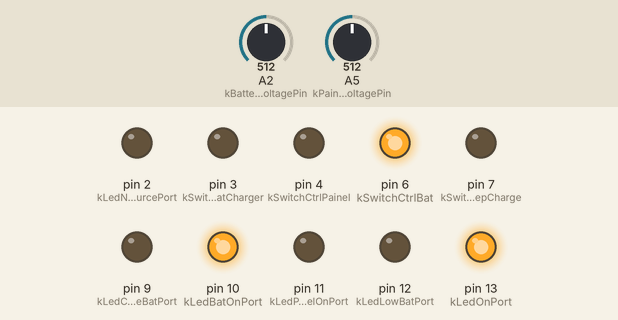
Recording of a sketch running on a simulated Arduino Uno, built with avr-gcc and run on an emulated ATmega328P. Parts: output pins drawn as LEDs (lit = HIGH). Dashed ring = blinking. Inputs (shaded band) come from the test bench; at power-on: A2 (kBatteryCtrlVoltagePin) = 512, A5 (kPainelCtrlVoltagePin) = 512.

Above: at 1.2 s.
1.3 s: A2 (kBatteryCtrlVoltagePin) set to 393
2.8 s: A2 (kBatteryCtrlVoltagePin) set to 371
At 3.4 s:
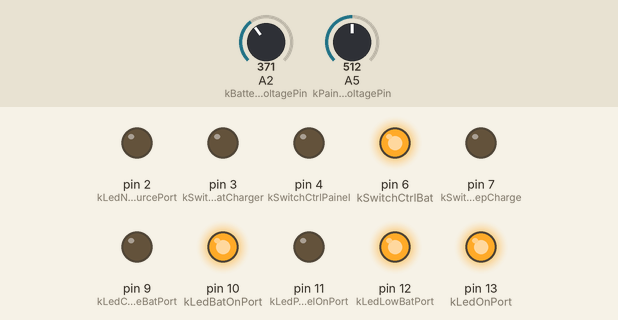
4.4 s: A2 (kBatteryCtrlVoltagePin) set to 306
At 4.9 s:
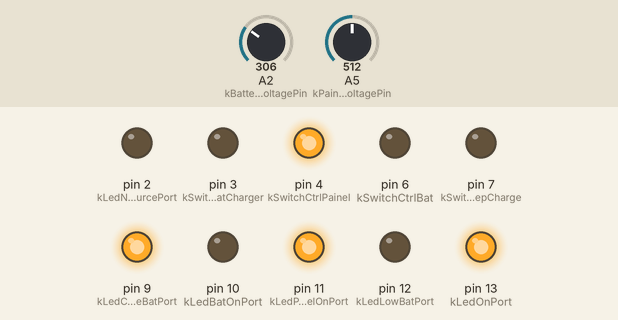
6.1 s: A5 (kPainelCtrlVoltagePin) set to 374
7.6 s: A5 (kPainelCtrlVoltagePin) set to 351
At 10.2 s:
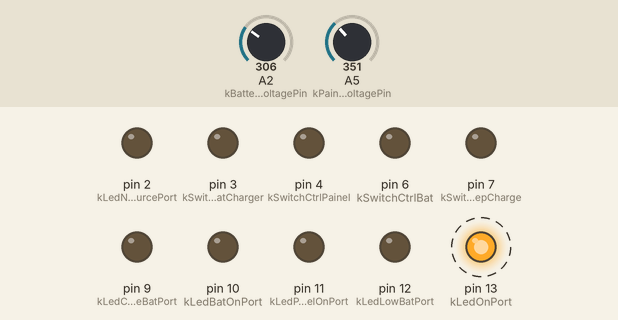
10.6 s: A5 (kPainelCtrlVoltagePin) set to 511
At 12.58 s:
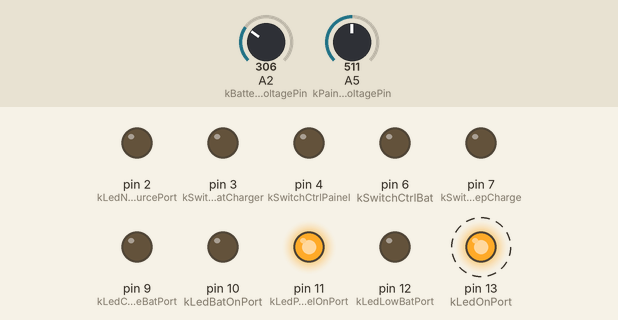
Timing chart, 0 to 14.1 s (numbered marks = the images above; inputs shaded):
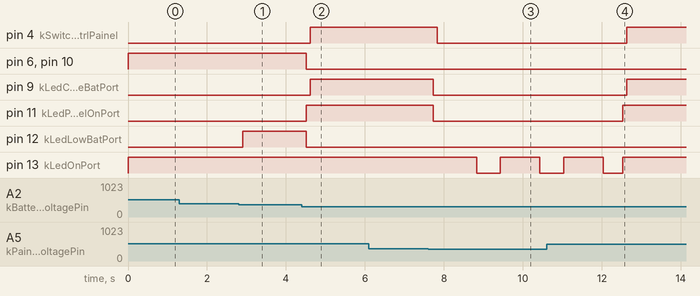

Measured:
- the behaviour switches between 384 and 383 on A2 (kBatteryCtrlVoltagePin) (found by bisection; images 0 and 1)
- the behaviour switches between 360 and 359 on A5 (kPainelCtrlVoltagePin) (found by bisection; images 2 and 3)
- after the input at 1.3 s, every drawn part: stays the same
- after the input at 2.8 s, pin 12 (kLedLowBatPort): LOW → HIGH after 0.11 s
- after the input at 4.4 s, pin 4 (kSwitchCtrlPainel), pin 9 (kLedChargeBatPort): LOW → HIGH after 0.22 s; pin 6 (kSwitchCtrlBat), pin 10 (kLedBatOnPort), pin 12 (kLedLowBatPort): HIGH → LOW after 0.12 s; pin 11 (kLedPainelOnPort): LOW → HIGH after 0.12 s
- after the input at 6.1 s, every drawn part: stays the same
- after the input at 7.6 s, pin 4 (kSwitchCtrlPainel): HIGH → LOW after 0.23 s; pin 9 (kLedChargeBatPort), pin 11 (kLedPainelOnPort): HIGH → LOW after 0.13 s; pin 13 (kLedOnPort): HIGH → LOW after 1.2 s, → HIGH 0.60 s later, → LOW 1.0 s later
- after the input at 10.6 s, pin 4 (kSwitchCtrlPainel), pin 9 (kLedChargeBatPort): LOW → HIGH after 2.0 s; pin 11 (kLedPainelOnPort): LOW → HIGH after 1.9 s

The sketch:

ticaf_batpainelctrl_sketch.ino
```cpp
// (licence header left out)
#define V_BAT_NOMINAL       8800L
#define V_BAT_MINIMAL       7500L
#define V_BATLOWRATIO        400L
#define V_PAINEL_NOMINAL   12000L
#define R_BAT_1           100000L
#define R_BAT_2           380000L   /* 33kOhm com 20% de margem de erro medido dentro do circuito */

#define SWITCH_ON         (HIGH)
#define SWITCH_OFF        (LOW)
#define BTN_PRESSED       (HIGH)

#define CARREGAR_BAT      1
#define NAO_CARREGAR_BAT  0

//#define DEBUG   1
#ifdef DEBUG
static long int _static_counter = 0;
#   define LOGPULSE 900
#endif


/*
 * Variáveis globais
 */
const int kBatteryCtrlVoltagePin = A2;  /// Entrada analógica do controlo da Bateria
const int kPainelCtrlVoltagePin  = A5;  /// Entrada analógica do controlo do Painel Solar

const int kLedOnPort = 13;              /// Porta de ativação do LED que indica que o motor está em funcionamento
const int kLedLowBatPort = 12;          /// Porta de ativação do LED que indica que a bateria está baixa
const int kLedPainelOnPort = 11;        /// Porta de ativação do LED que indica que o painel solar está ativo
const int kLedBatOnPort = 10;           /// Porta de ativação do LED que indica que a bateria está ativo
const int kLedChargeBatPort = 9;        /// Porta de ativação do LED que indica que a bateria está a ser carregada
const int kLedNoSourcePort = 2;         /// Porta de ativação do LED que indica que não existe fonte ativa (NÃO UTILIZADO)

const int kSwitchCtrlMotor = 8;       /// Controlo do Motor (NÃO UTILIZADO)
const int kSwitchCtrlBat = 6;         /// Liga e desliga a bateria sem carregar
const int kSwitchCtrlBatCharger = 3;  /// Liga e desliga a bateria com carregamento do painel
const int kSwitchCtrlPainel = 4;      /// Liga e desliga o painel
const int kSwitchCtrlPrepCharge = 7;  /// Liga e desliga o carregador da bateria
const int kBtnActivateCharger = 8;    /// Botão de ativação do carregador

/// Variável de controlo que liga e desliga o circuito de carregamento da bateria
static unsigned short int _btn_charger_state = NAO_CARREGAR_BAT;

/**
 * O nó do divisor de corrente, está entre uma resistência de 10kOhm e uma
 * resistência de 30kOhm para limitar a entrada de corrente para os pinos analógicos
 * do Atm328P. Para isso utilizamos a expressão do divisor de voltagem na entrada
 * da porta analógica:
 *
 *    V_lim = V_bat x R_1 / (R_1 + R_2)
 *
 * Sendo:
 *  V_bat = 8,8V (Voltargem Nominal - retirado do datasheet da bateria)
 *  V_painel = 12V (Voltargem Nominal dos 4 paineis solares em série)
 *  R_1 = 10kOhm
 *  R_2 = 30kOhm
 */
const long int kCtrlMaxBatVoltageLimit = (((V_BAT_NOMINAL * R_BAT_1) / (R_BAT_1 + R_BAT_2)) / 1023.0);//((V_BAT_NOMINAL * R_BAT_1) / (R_BAT_1 + R_BAT_2));
/**
 * A mesma regra se aplica a entrada do painel
 */
const long int kCtrlMaxPainelVoltageLimit = (((V_PAINEL_NOMINAL * R_BAT_1) / (R_BAT_1 + R_BAT_2))  / 1023.0);
/**
 * Define o limite inferior da bateria utilizando a mesma regra acima
 */
const long int kCtrlMinBatVoltageLimit = (((V_BAT_MINIMAL * R_BAT_1) / (R_BAT_1 + R_BAT_2))  / 1023.0);

/**
 * Estrutura de controlo da direção do circuito
 */
typedef enum {
  BATERIA,
  PAINEL_SOLAR,
  NO_SOURCE
} power_outlet_t;

power_outlet_t _po_atual;

/**
 * Protótipos de função locais
 */
void lock(void);
void unlock(void);
int verify_lock(void);
void led_painelon_batoff(void);
void led_batonon_paineloff(void);
void led_nopower(void);
void check_charger_activation(void);

void controlo_bateria(int, int);
void controlo_painel(int, int);
void monitor_power(int, int);

/**
 * FUNÇÂO PRINCIPAL DE INICIALIZAÇÃO
 */
void setup() {
  /// Ativa todos os PINs de LED de controlo
  pinMode(kLedOnPort, OUTPUT);
  pinMode(kLedLowBatPort, OUTPUT);
  pinMode(kLedPainelOnPort, OUTPUT);
  pinMode(kLedBatOnPort, OUTPUT);
  pinMode(kLedChargeBatPort, OUTPUT);
  pinMode(kLedNoSourcePort, OUTPUT);

  /// Ativa todos os switches the controlo dos MOSFETS da bateria e do painel solar
  pinMode(kSwitchCtrlMotor, OUTPUT);
  pinMode(kSwitchCtrlBat, OUTPUT);
  pinMode(kSwitchCtrlPainel, OUTPUT);
  pinMode(kSwitchCtrlBatCharger, OUTPUT);
  pinMode(kSwitchCtrlPrepCharge, OUTPUT);

  /// Ativa o controlo de signal através do botão que ativa o carregamento da bateria
  pinMode(kBtnActivateCharger, INPUT);

  /// Liga o LED de "power on" do sistema
  digitalWrite(kLedOnPort, HIGH);
  /// Liga a entrada para o motor por defeito (DESATIVADO)
  //digitalWrite(kSwitchCtrlMotor, SWITCH_ON);

#ifdef DEBUG
  //// Initiate the serial port
  Serial.begin(9600);
  Serial.println("[DEPURAÇÃO MCU CONTROLO BATERIA - TICAF]");
#endif

  /// Inicialmente, por defeito a bateria é selecionada como fonte de energia
  _po_atual = BATERIA;
}

static int state_lock = 0;
static int last_bat_switch = SWITCH_OFF;
static int last_painel_switch = SWITCH_OFF;

/**
 * FUNÇÃO PRINCIPAL DE EXECUÇÂO
 * ---------------------------------------------------------
 * Controlo de Execução - Freq. de chamadada função: 16MHz
 * Intervalo de Execução = 1 / Freq. de chamada --> Pulso
 */
void loop() {
  if ( verify_lock() ) {
    lock(); /// Bloqueia a execução de ciclos concorrentes

    /// Faz as leituras das portas analógicas
    int batReadRaw    = analogRead(kBatteryCtrlVoltagePin);
    int painelReadRaw = analogRead(kPainelCtrlVoltagePin);

    float batRead = (batReadRaw * R_BAT_1) / (R_BAT_1 + R_BAT_2);
    float painelRead = (painelReadRaw * R_BAT_1) / (R_BAT_1 + R_BAT_2);
    /// Normalização da leitura (x1000)
    long int batReadNorm      = long(batRead * 100);
    long int painelReadNorm   = long(painelRead * 100);
#if defined(DEBUG)
    //if ( (_static_counter++) % LOGPULSE) {
        Serial.print("[Leitura da Bateria]: ");
        Serial.print(batReadNorm);
        Serial.print(" [cmp] ");
        Serial.println(kCtrlMaxBatVoltageLimit);
        Serial.print("[Leitura do Painel]: ");
        Serial.print(painelReadNorm);
        Serial.print(" [cmp] ");
        Serial.println(kCtrlMaxPainelVoltageLimit);
    //}
#endif

    /// Verifica qual a fonte de voltagem do circuito (Bateria ou Painel)
    switch ( _po_atual ) {
      case BATERIA: {
        led_batonon_paineloff();
        controlo_bateria( batReadNorm, painelReadNorm );
        break;
      }
      case PAINEL_SOLAR: {
        led_painelon_batoff();
        controlo_painel( batReadNorm, painelReadNorm );
        break;
      }
      case NO_SOURCE: {
        led_nopower();
        monitor_power( batReadNorm, painelReadNorm );
        break;
      }
    }

    unlock(); /// Desbloqueia a operação de ciclos concorrentes

    /// Diminui o pulso para 1kHz
    //delay(100);
  }
}

/**
 * Verifica se o botão que define o carregamento foi acionado ou não
 */
void check_charger_activation() {
  int btnState = digitalRead(kBtnActivateCharger);
  if ( btnState == BTN_PRESSED ) {
    _btn_charger_state = !_btn_charger_state;
    delay(10); /// para que a leitura não se sobreponha
  }
}

/**
 * Controla todas as funções de processamento da bateria incluíndo todos seus switches
 * @param batRead     - A leitura da bateria
 * @param painelRead  - A leitura do painel
 */
void controlo_bateria(int batRead, int painelRead) {
  digitalWrite(kLedOnPort, HIGH);
  /// Na bateria desativa o LED de carregamento da bateria
  digitalWrite(kLedChargeBatPort, LOW);

  last_bat_switch     = SWITCH_ON;
  last_painel_switch  = SWITCH_OFF;
  /// Ativa o switch da bateria e desativa o switch do painel (circuito aberto do MOSFET da bateria
  /// e circuito fechado do MOSFET do painel)
  /// MOSFET gate configuration: V_g < V_glim, V_g < 2V | V_g >= 2V

  /// Circuito aberto do MOSFET V_gate (motor activado pela bateria)
  digitalWrite(kSwitchCtrlBat, SWITCH_ON);

  /// Porque a transição do switch do mosfet pode demorar alguns ms,
  /// colocamos um delay para evitar overload: 100 milisegundos
  delay(100);

  /// Circuito fechado do MOSFET V_gate (motor desactivado pelo painel solar)
  digitalWrite(kSwitchCtrlPainel, SWITCH_OFF);

  /// Verifica se a bateria está no limite inferior V_cut ~ 7,5V
  if ( batRead <= V_BAT_MINIMAL ) {
    digitalWrite(kLedLowBatPort, LOW);

    /// ... é preciso também controlar se o painel solar tem ou não carga ativa
    if ( painelRead >= V_BAT_MINIMAL ) {
      _po_atual = PAINEL_SOLAR;
    }
    else { /// Ambas as fontes não estão a fornecer uma quantidade de energia suficiente para ativar o cicuito (sem sol, sem carga na bateria)
      _po_atual = NO_SOURCE;
    }

    return;
  }

  /// Ascende o LED de "Low Battery" para baixa utilização da bateria
  /// Low Battery = V_cut + 0.4V
  if ( batRead <= (V_BAT_MINIMAL + V_BATLOWRATIO) ) {
    digitalWrite(kLedLowBatPort, HIGH);
  }
}
/**
 * Controla todas as funções de processamento do painel solar incluíndo todos seus switches
 * @param batRead     - A leitura da bateria
 * @param painelRead  - A leitura do painel
 */
void controlo_painel(int batRead, int painelRead) {
  digitalWrite(kLedOnPort, HIGH);

  last_bat_switch     = SWITCH_OFF;
  last_painel_switch  = SWITCH_ON;
  /// Ativa o switch do painel solar e desativa o switch da bateria (circuito aberto do MOSFET do painel solar
  /// e circuito fechado da bateria)
  /// MOSFET gate configuration: V_g < V_glim, V_g < 2V | V_g >= 2V

  /// Circuito fechado do MOSFET V_gate (motor desativado pela bateria)
  digitalWrite(kSwitchCtrlBat, SWITCH_OFF);

  /// Porque a transição do switch do mosfet pode demorar alguns ms,
  /// colocamos um delay para evitar overload: 100 milisegundos
  delay(100);

  /// Circuito aberto do MOSFET V_gate (motor activado pelo painel solar)
  digitalWrite(kSwitchCtrlPainel, SWITCH_ON);

  /// Verifica se o painel solar está a fornecer energia
  if ( painelRead >= V_BAT_MINIMAL ) {

    /// Verifica se a bateria está carregada suficientemente para assumir o sistema
    if ( batRead >= V_BAT_NOMINAL ) { /// A bateria está totalmente carregada
      _po_atual = BATERIA;
    }

    /// ... caso contrário não faz nada e continua a carregar a bateria utilizando o Painel Solar !
    digitalWrite(kLedChargeBatPort, HIGH); /// Charge Bat Ligado
  }
  /// O painel solar não tem energia solar suficiente para operação
  else {
    /// É necessário verificar se a bateria tem energia suficiente para assumir a execução do sistema
    /// A bateria suficiente é no mínimo o parâmetro de LOW battery: V_cut + 0.4V
    if ( batRead >= (V_BAT_MINIMAL + V_BATLOWRATIO) ) {
      _po_atual = BATERIA;
    }
    /// ... ambos os sistemas não tem energia suficiente para ativar o sistema
    else {
      _po_atual = NO_SOURCE;
    }
  }
}

/**
 * Monitora a procura por alguma fonte de energia
 * @param batRead     - A leitura da bateria
 * @param painelRead  - A leitura do painel
 */
void monitor_power(int batRead, int painelRead) {
  if ( last_bat_switch != SWITCH_OFF || last_painel_switch != SWITCH_OFF) {
    last_bat_switch     = SWITCH_OFF;
    last_painel_switch  = SWITCH_ON;
    /// Desliga ambos os switches (Bateria e Painel Solar)
    digitalWrite(kSwitchCtrlBat, SWITCH_OFF);

    /// Porque a transição do switch do mosfet pode demorar alguns ms,
    /// colocamos um delay para evitar overload: 100 milisegundos
    delay(100);

    digitalWrite(kSwitchCtrlPainel, SWITCH_OFF);
  }


  /// Verifica se o painel solar tem energia
  if ( painelRead >= V_BAT_MINIMAL ) {
    _po_atual = PAINEL_SOLAR;
  }
  /// ...caso o painel solar não tenha energia, verifica se a bateria tem o mínimo para funcionar
  else if ( batRead >= (V_BAT_MINIMAL + V_BATLOWRATIO) ) {
    _po_atual = BATERIA;
  }

  ///...caso contrário o sistema continua em standby (blink LED :)
  digitalWrite(kLedOnPort, HIGH);
  delay(1000);
  digitalWrite(kLedOnPort, LOW);
  delay(500);
}

int verify_lock() { return !state_lock; } /// Retorna verdadeiro se o sistema não tiver um bloqueio
void lock ()      { state_lock = 1; }     /// Ativa o lock para futuras execuções
void unlock ()    { state_lock = 0; }     /// Desativa o lock para futuras execuções

/**
 * Liga o LED do painel solar e desliga o LED da bateria
 */
void led_painelon_batoff() {
  digitalWrite(kLedBatOnPort, LOW);
  digitalWrite(kLedPainelOnPort, HIGH);
}
/**
 * Liga o LED da bateria e desliga o LED do painel solar
 */
void led_batonon_paineloff() {
  digitalWrite(kLedBatOnPort, HIGH);
  digitalWrite(kLedPainelOnPort, LOW);
}
/**
 * Desliga todos os leds the "power on" (Bateria ou Painel)
 */
void led_nopower() {
  digitalWrite(kLedBatOnPort, LOW);
  digitalWrite(kLedPainelOnPort, LOW);
  digitalWrite(kLedLowBatPort, LOW);
  digitalWrite(kLedChargeBatPort, LOW);
}
```
